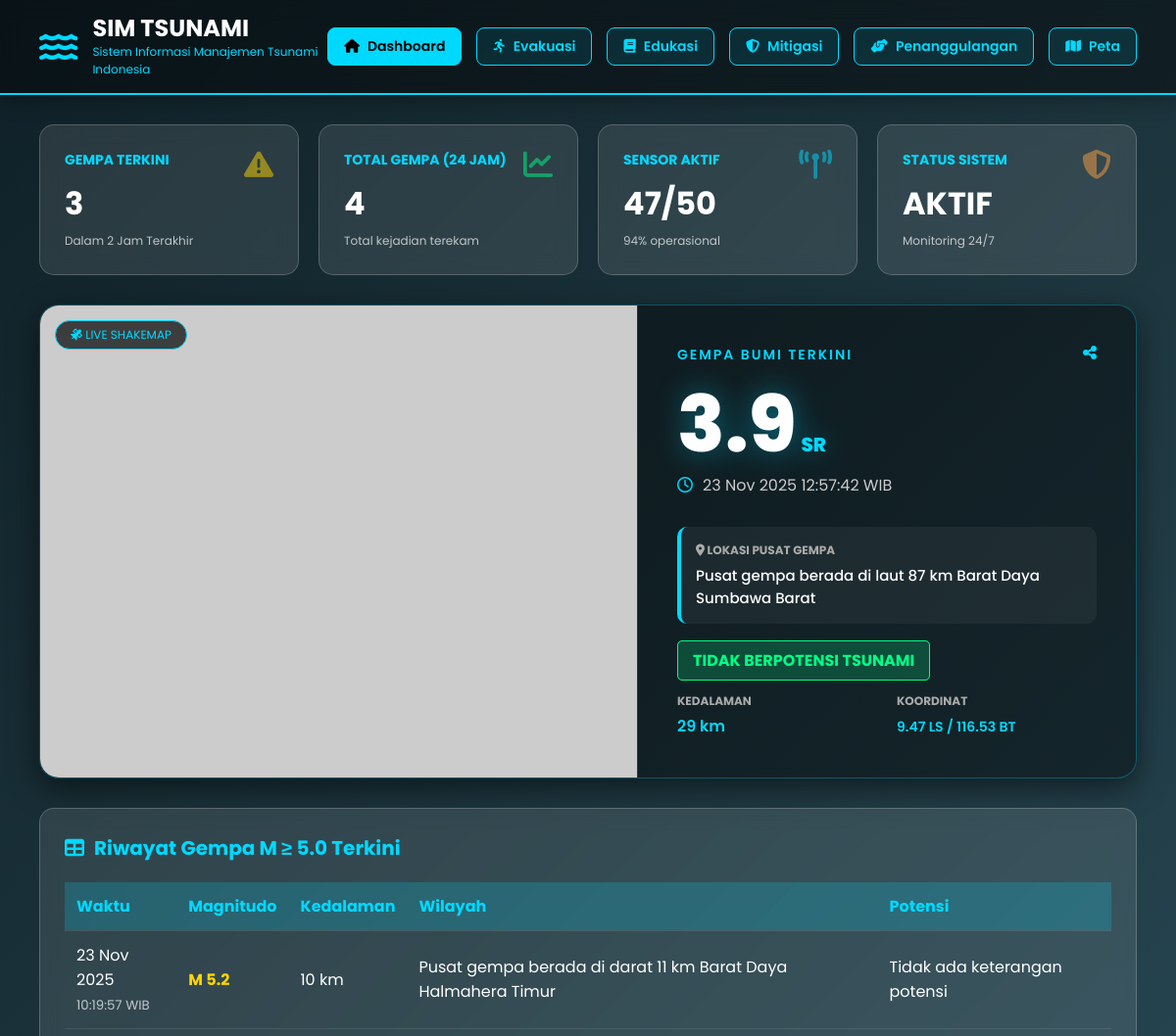
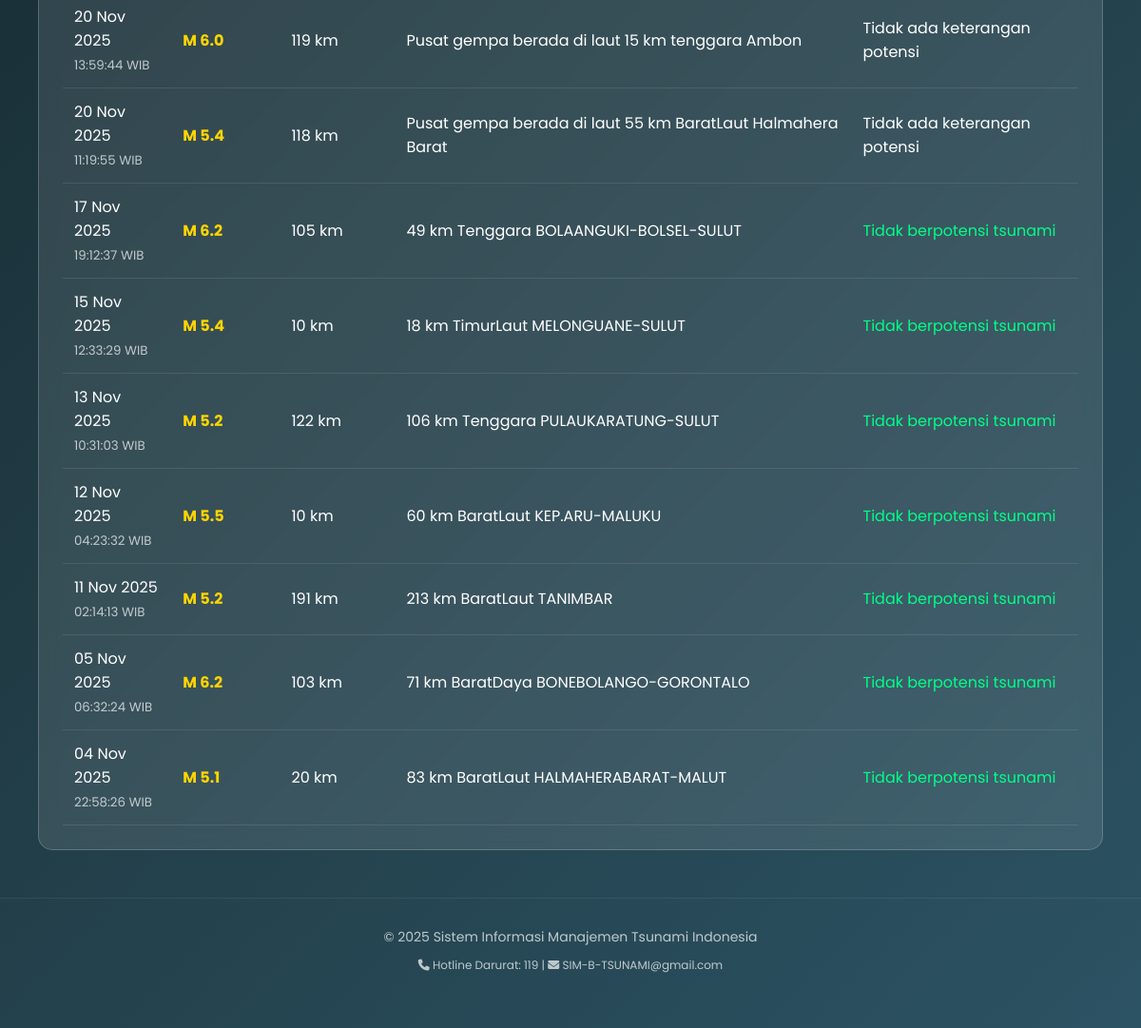
The app's page /home.php with its own data (2 pictures, top to bottom).
### tables this page shows
CREATE TABLE `data_gempa` (
  `id` int NOT NULL,
  `tanggal_jam` datetime NOT NULL,
  `tanggal_text` varchar(50) DEFAULT NULL,
  `jam_text` varchar(50) DEFAULT NULL,
  `magnitude` varchar(10) DEFAULT NULL,
  `kedalaman` varchar(50) DEFAULT NULL,
  `wilayah` text,
  `lintang` varchar(50) DEFAULT NULL,
  `bujur` varchar(50) DEFAULT NULL,
  `potensi` text,
  `dirasakan` text,
  `shakemap` varchar(255) DEFAULT NULL,
  `created_at` timestamp NOT NULL DEFAULT CURRENT_TIMESTAMP
);

### home.php (the view, shortened to what this page needs)
<?php
include 'koneksi.php';
$query_stat = mysqli_query($conn, "SELECT COUNT(*) as total FROM data_gempa WHERE tanggal_jam >= DATE_SUB(NOW(), INTERVAL 2 HOUR)");
$data_stat  = mysqli_fetch_assoc($query_stat);
$jumlah_gempa_baru = isset($data_stat['total']) ? $data_stat['total'] : 0;
$query_24h = mysqli_query($conn, "SELECT COUNT(*) as total FROM data_gempa WHERE tanggal_jam >= DATE_SUB(NOW(), INTERVAL 24 HOUR)");
$data_24h  = mysqli_fetch_assoc($query_24h);
$total_gempa_24h = isset($data_24h['total']) ? $data_24h['total'] : 0;
$q_latest = mysqli_query($conn, "SELECT * FROM data_gempa ORDER BY tanggal_jam DESC LIMIT 1");
$latest = mysqli_fetch_assoc($q_latest);
?>
<!DOCTYPE html>
<html lang="id">
<head>
    <link href="https://cdnjs.cloudflare.com/ajax/libs/font-awesome/6.4.0/css/all.min.css" rel="stylesheet">
</head>
<body>
    <div class="header">
        <div class="header-content">
            <div class="logo">
                <i class="fas fa-water"></i>
                <div>
                    <h1>SIM TSUNAMI</h1>
                    <p>Sistem Informasi Manajemen Tsunami Indonesia</p>
                </div>
            </div>
            <div class="nav-menu">
                <a href="home.php" class="nav-btn active"><i class="fas fa-home"></i> Dashboard</a>
                <a href="evakuasi.html" class="nav-btn"><i class="fas fa-running"></i> Evakuasi</a>
                <a href="education.html" class="nav-btn"><i class="fas fa-book"></i> Edukasi</a>
                <a href="mitigasi.html" class="nav-btn"><i class="fas fa-shield-alt"></i> Mitigasi</a>
                <a href="penanggulangan.html" class="nav-btn"><i class="fas fa-hands-helping"></i> Penanggulangan</a>
                <a href="peta.html" class="nav-btn"><i class="fas fa-map"></i> Peta</a>
            </div>
        </div>
    </div>
    <div class="container">
        <div class="stats-grid">
            <div class="stat-card">
                <i class="fas fa-exclamation-triangle" style="color: #ffd500;"></i>
                <h3>Gempa Terkini</h3>
                <div class="value"><?php echo $jumlah_gempa_baru; ?></div>
                <div class="change">Dalam 2 Jam Terakhir</div>
            </div>
            <div class="stat-card">
                <i class="fas fa-chart-line" style="color: #00ff88;"></i>
                <h3>Total Gempa (24 Jam)</h3>
                <div class="value"><?php echo $total_gempa_24h; ?></div>
                <div class="change">Total kejadian terekam</div>
            </div>
            <div class="stat-card">
                <i class="fas fa-broadcast-tower" style="color: #00d9ff;"></i>
                <h3>Sensor Aktif</h3>
                <div class="value" id="sensor-aktif">47/50</div>
                <div class="change">94% operasional</div>
            </div>
            <div class="stat-card">
                <i class="fas fa-shield-alt" style="color: #ff9f43;"></i>
                <h3>Status Sistem</h3>
                <div class="value" id="system-status">AKTIF</div>
                <div class="change">Monitoring 24/7</div>
            </div>
        </div>
        <div class="hero-card">
            <div class="hero-map">
                <div class="map-badge"><i class="fas fa-satellite"></i> LIVE SHAKEMAP</div>
                <?php if (!empty($latest['shakemap'])): ?>
                    <img src="https://data.bmkg.go.id/DataMKG/TEWS/<?php echo $latest['shakemap']; ?>"
                         alt="Peta Guncangan"
                         onerror="this.src='https://via.placeholder.com/600x400?text=Peta+Belum+Tersedia';">
                <?php else: ?>
                    <div style="color: #666;">Peta belum tersedia</div>
                <?php endif; ?>
            </div>
            <div class="hero-info">
                <div class="hero-header">
                    <div class="hero-title">GEMPA BUMI TERKINI</div>
                    <i class="fas fa-share-alt" style="color: #00d9ff; cursor: pointer;"></i>
                </div>
                <div class="mag-display">
                    <?php echo $latest['magnitude']; ?><span class="mag-label">SR</span>
                </div>
                <div class="date-display">
                    <i class="far fa-clock" style="color: #00d9ff;"></i>
                    <?php echo $latest['tanggal_text'] . ' ' . $latest['jam_text']; ?>
                </div>
                <div class="location-box">
                    <h4><i class="fas fa-map-marker-alt"></i> LOKASI PUSAT GEMPA</h4>
                    <p><?php echo $latest['wilayah']; ?></p>
                </div>
                <div style="margin-bottom: 20px;">
                    <?php
                    if (stripos($latest['potensi'], 'TSUNAMI') !== false) {
                        echo '<span style="background: rgba(255, 56, 56, 0.2); color: #ff3838; padding: 8px 15px; border-radius: 5px; border: 1px solid #ff3838; font-weight: bold;">BERPOTENSI TSUNAMI</span>';
                    } else {
                        echo '<span style="background: rgba(0, 255, 136, 0.2); color: #00ff88; padding: 8px 15px; border-radius: 5px; border: 1px solid #00ff88; font-weight: bold;">TIDAK BERPOTENSI TSUNAMI</span>';
                    }
                    ?>
                </div>
                <div class="detail-grid">
                    <div class="d-item">
                        <h5>KEDALAMAN</h5>
                        <span><?php echo $latest['kedalaman']; ?></span>
                    </div>
                    <div class="d-item">
                        <h5>KOORDINAT</h5>
                        <span style="font-size: 14px;"><?php echo $latest['lintang'] . ' / ' . $latest['bujur']; ?></span>
                    </div>
                </div>
            </div>
        </div>
        <div class="panel">
            <h2><i class="fas fa-table"></i> Riwayat Gempa M ≥ 5.0 Terkini</h2>
            <div class="data-table">
                <table>
                    <thead>
                        <tr>
                            <th>Waktu</th>
                            <th>Magnitudo</th>
                            <th>Kedalaman</th>
                            <th>Wilayah</th>
                            <th>Potensi</th>
                        </tr>
                    </thead>
                    <tbody>
                        <?php
                        $query_gempa = mysqli_query($conn, "SELECT * FROM data_gempa WHERE magnitude >= 5.0 ORDER BY tanggal_jam DESC LIMIT 10");
                        if (mysqli_num_rows($query_gempa) > 0) {
                            while ($row = mysqli_fetch_assoc($query_gempa)) {
                                $potensi_tabel = $row['potensi'];
                                $warna_potensi = "#fff";
                                if (stripos($potensi_tabel, 'tidak berpotensi') !== false) {
                                    $warna_potensi = "#00ff88";
                                } elseif (stripos($potensi_tabel, 'tsunami') !== false) {
                                    $warna_potensi = "#ff3838";
                                }
                                echo "<tr>";
                                echo "<td>" . $row['tanggal_text'] . "<br><small style='opacity:0.7'>" . $row['jam_text'] . "</small></td>";
                                echo "<td><strong style='color: #ffd500; font-size:16px;'>M " . $row['magnitude'] . "</strong></td>";
                                echo "<td>" . $row['kedalaman'] . "</td>";
                                echo "<td>" . $row['wilayah'] . "</td>";
                                echo "<td style='color: $warna_potensi;'>" . $potensi_tabel . "</td>";
                                echo "</tr>";
                            }
                        } else {
                            echo "<tr><td colspan='5' style='text-align:center; padding:20px;'>Database kosong. Klik tombol sinkronisasi.</td></tr>";
                        }
                        ?>
                    </tbody>
                </table>
            </div>
        </div>
    </div>
    <div class="footer">
        <p>&copy; 2025 Sistem Informasi Manajemen Tsunami Indonesia</p>
        <p style="margin-top: 10px; font-size: 12px;">
            <i class="fas fa-phone"></i> Hotline Darurat: 119 |
            <i class="fas fa-envelope"></i> SIM-B-TSUNAMI@gmail.com
        </p>
    </div>
</body>
</html>

### home.php (style rules this page uses)
* { margin: 0; padding: 0; box-sizing: border-box; }
body { font-family: 'Poppins', sans-serif; background: linear-gradient(135deg, #0f2027 0%, #203a43 50%, #2c5364 100%); color: #fff; min-height: 100vh; padding-bottom: 50px; }
.header { background: rgba(0, 0, 0, 0.4); backdrop-filter: blur(10px); padding: 15px 40px; box-shadow: 0 4px 20px rgba(0, 0, 0, 0.3); border-bottom: 2px solid #00d9ff; position: sticky; top: 0; z-index: 1000; }
.header-content { display: flex; justify-content: space-between; align-items: center; max-width: 1400px; margin: 0 auto; }
.logo { display: flex; align-items: center; gap: 15px; }
.logo i { font-size: 35px; color: #00d9ff; animation: wave 2s ease-in-out infinite; }
.logo h1 { font-size: 24px; font-weight: 700; line-height: 1.2; }
.logo p { font-size: 12px; color: #00d9ff; margin-top: 0; }
.nav-menu { display: flex; gap: 15px; }
.nav-btn { background: rgba(0, 217, 255, 0.1); color: #00d9ff; border: 1px solid #00d9ff; padding: 8px 16px; border-radius: 8px; cursor: pointer; transition: all 0.3s; font-weight: 600; font-size: 14px; text-decoration: none; display: flex; align-items: center; gap: 8px; }
.nav-btn:hover, .nav-btn.active { background: #00d9ff; color: #000; }
.container { max-width: 1400px; margin: 30px auto; padding: 0 40px; }
.stats-grid { display: grid; grid-template-columns: repeat(auto-fit, minmax(250px, 1fr)); gap: 20px; margin-bottom: 30px; }
.stat-card { background: rgba(255, 255, 255, 0.1); backdrop-filter: blur(10px); padding: 25px; border-radius: 15px; border: 1px solid rgba(255, 255, 255, 0.2); transition: transform 0.3s; }
.stat-card h3 { font-size: 14px; color: #00d9ff; text-transform: uppercase; margin-bottom: 10px; }
.stat-card .value { font-size: 32px; font-weight: 700; }
.stat-card i { font-size: 30px; float: right; opacity: 0.5; }
.stat-card .change { font-size: 12px; opacity: 0.7; margin-top: 5px; }
.hero-card { background: rgba(0, 0, 0, 0.4); border: 1px solid rgba(0, 217, 255, 0.3); border-radius: 20px; overflow: hidden; display: flex; flex-wrap: wrap; box-shadow: 0 10px 30px rgba(0,0,0,0.5); margin-bottom: 30px; }
.hero-map { flex: 1 1 500px; background: #000; position: relative; min-height: 400px; display: flex; align-items: center; justify-content: center; overflow: hidden; }
.hero-map img { width: 100%; height: 100%; object-fit: cover; }
.map-badge { position: absolute; top: 15px; left: 15px; background: rgba(0,0,0,0.7); color: #00d9ff; padding: 5px 15px; border-radius: 50px; font-size: 12px; border: 1px solid #00d9ff; }
.hero-info { flex: 1 1 400px; padding: 40px; display: flex; flex-direction: column; justify-content: center; border-left: 1px solid rgba(255,255,255,0.1); }
.hero-header { display: flex; justify-content: space-between; margin-bottom: 20px; }
.hero-title { color: #00d9ff; letter-spacing: 2px; font-size: 14px; font-weight: 600; }
.mag-display { font-size: 80px; font-weight: 800; line-height: 1; color: #fff; margin-bottom: 10px; text-shadow: 0 0 30px rgba(0, 217, 255, 0.4); }
.mag-label { font-size: 20px; color: #00d9ff; margin-left: 5px; }
.date-display { font-size: 16px; color: #ccc; margin-bottom: 30px; display: flex; align-items: center; gap: 10px; }
.location-box { background: rgba(255, 255, 255, 0.05); padding: 15px; border-radius: 10px; margin-bottom: 25px; border-left: 4px solid #00d9ff; }
.location-box h4 { font-size: 12px; color: #aaa; margin-bottom: 5px; }
.location-box p { font-size: 15px; font-weight: 500; color: #fff; }
.detail-grid { display: grid; grid-template-columns: 1fr 1fr; gap: 20px; }
.d-item h5 { font-size: 12px; color: #aaa; margin-bottom: 4px; }
.d-item span { font-size: 16px; font-weight: 600; color: #00d9ff; }
.panel { background: rgba(255, 255, 255, 0.1); backdrop-filter: blur(10px); padding: 25px; border-radius: 15px; border: 1px solid rgba(255, 255, 255, 0.2); }
.panel h2 { font-size: 20px; color: #00d9ff; margin-bottom: 20px; display: flex; align-items: center; gap: 10px; }
.data-table { width: 100%; overflow-x: auto; }
table { width: 100%; border-collapse: collapse; }
th, td { padding: 12px; text-align: left; border-bottom: 1px solid rgba(255, 255, 255, 0.1); }
th { background: rgba(0, 217, 255, 0.2); color: #00d9ff; }
.footer { text-align: center; padding: 30px; opacity: 0.7; font-size: 14px; margin-top: 50px; border-top: 1px solid rgba(255, 255, 255, 0.1); }

### records on screen
data_gempa: magnitude "3.9", tanggal_text "23 Nov 2025", jam_text "12:57:42 WIB", wilayah "Pusat gempa berada di laut 87 km Barat Daya Sumbawa Barat", kedalaman "29 km", lintang "9.47 LS", bujur "116.53 BT"
data_gempa: tanggal_text "23 Nov 2025", jam_text "10:19:57 WIB", magnitude "5.2", kedalaman "10 km", wilayah "Pusat gempa berada di darat 11 km Barat Daya Halmahera Timur", potensi "Tidak ada keterangan potensi"
data_gempa: tanggal_text "20 Nov 2025", jam_text "13:59:44 WIB", magnitude "6.0", kedalaman "119 km", wilayah "Pusat gempa berada di laut 15 km tenggara Ambon", potensi "Tidak ada keterangan potensi"
data_gempa: tanggal_text "20 Nov 2025", jam_text "11:19:55 WIB", magnitude "5.4", kedalaman "118 km", wilayah "Pusat gempa berada di laut 55 km BaratLaut Halmahera Barat", potensi "Tidak ada keterangan potensi"
data_gempa: tanggal_text "17 Nov 2025", jam_text "19:12:37 WIB", magnitude "6.2", kedalaman "105 km", wilayah "49 km Tenggara BOLAANGUKI-BOLSEL-SULUT", potensi "Tidak berpotensi tsunami"
data_gempa: tanggal_text "15 Nov 2025", jam_text "12:33:29 WIB", magnitude "5.4", kedalaman "10 km", wilayah "18 km TimurLaut MELONGUANE-SULUT", potensi "Tidak berpotensi tsunami"
data_gempa: tanggal_text "13 Nov 2025", jam_text "10:31:03 WIB", magnitude "5.2", kedalaman "122 km", wilayah "106 km Tenggara PULAUKARATUNG-SULUT", potensi "Tidak berpotensi tsunami"
data_gempa: tanggal_text "12 Nov 2025", jam_text "04:23:32 WIB", magnitude "5.5", kedalaman "10 km", wilayah "60 km BaratLaut KEP.ARU-MALUKU", potensi "Tidak berpotensi tsunami"
data_gempa: tanggal_text "11 Nov 2025", jam_text "02:14:13 WIB", magnitude "5.2", kedalaman "191 km", wilayah "213 km BaratLaut TANIMBAR", potensi "Tidak berpotensi tsunami"
data_gempa: tanggal_text "05 Nov 2025", jam_text "06:32:24 WIB", magnitude "6.2", kedalaman "103 km", wilayah "71 km BaratDaya BONEBOLANGO-GORONTALO", potensi "Tidak berpotensi tsunami"
data_gempa: tanggal_text "04 Nov 2025", jam_text "22:58:26 WIB", magnitude "5.1", kedalaman "20 km", wilayah "83 km BaratLaut HALMAHERABARAT-MALUT", potensi "Tidak berpotensi tsunami"

### other values on screen
$jumlah_gempa_baru "3"
$total_gempa_24h "4"
